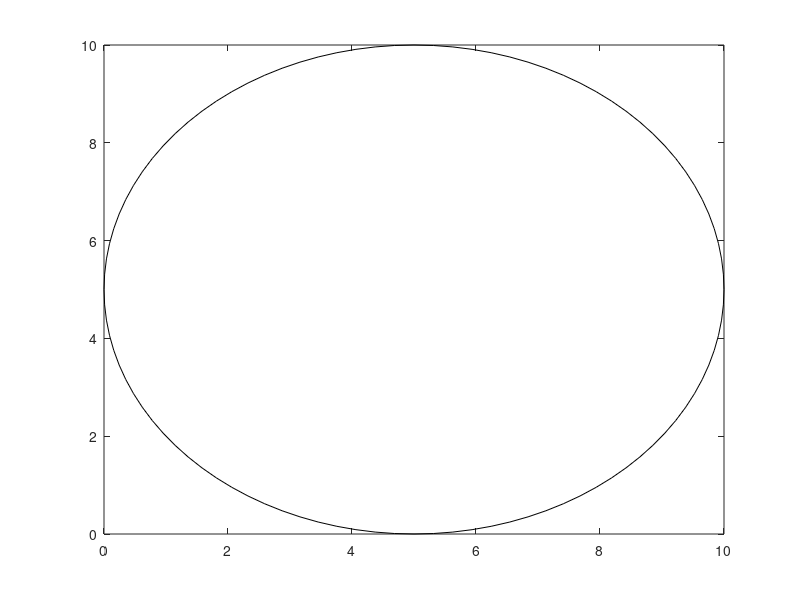

Recreate this plot in MATLAB.
function [A,P]=AreaCircle()
r=input('Type the value of the radius: ');
A=(pi*r^2);
P=2*pi*r;
xc=r;
yc=r;
theta=0:pi/50:2*pi;
x=r*cos(theta)+xc;
y=r*sin(theta)+yc;
plot(x, y,'k')
end

